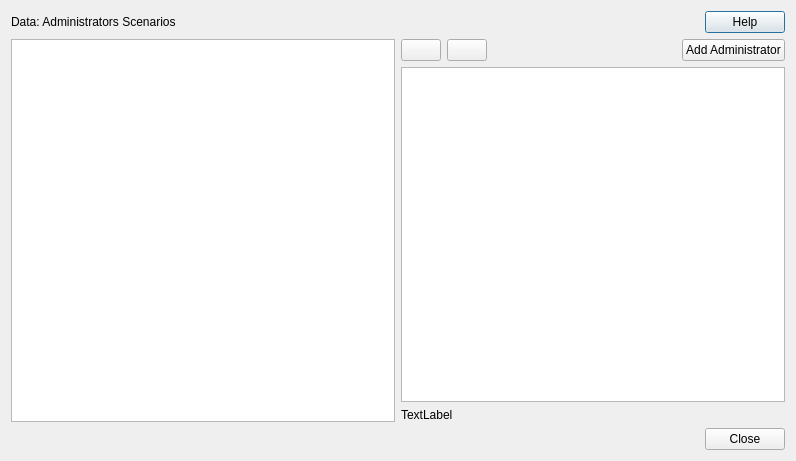
<?xml version="1.0" encoding="UTF-8"?>
<ui version="4.0">
 <class>Dialog</class>
 <widget class="QDialog" name="Dialog">
  <property name="geometry">
   <rect>
    <x>0</x>
    <y>0</y>
    <width>796</width>
    <height>461</height>
   </rect>
  </property>
  <property name="windowTitle">
   <string>Data | Administrators</string>
  </property>
  <layout class="QVBoxLayout" name="verticalLayout_4">
   <item>
    <layout class="QVBoxLayout" name="verticalLayout_3">
     <item>
      <layout class="QHBoxLayout" name="horizontalLayout">
       <item>
        <widget class="QLabel" name="label_title">
         <property name="text">
          <string>&lt;html&gt;&lt;head/&gt;&lt;body&gt;&lt;p&gt;&lt;span style=&quot; font-size:14pt;&quot;&gt;Data: &lt;/span&gt;&lt;span style=&quot; font-size:14pt; font-weight:600;&quot;&gt;Administrators&lt;/span&gt;&lt;/p&gt;&lt;p&gt;&lt;span style=&quot; font-style:italic;&quot;&gt;Scenarios&lt;/span&gt;&lt;/p&gt;&lt;/body&gt;&lt;/html&gt;</string>
         </property>
        </widget>
       </item>
       <item>
        <spacer name="horizontalSpacer">
         <property name="orientation">
          <enum>Qt::Horizontal</enum>
         </property>
         <property name="sizeHint" stdset="0">
          <size>
           <width>40</width>
           <height>20</height>
          </size>
         </property>
        </spacer>
       </item>
       <item>
        <widget class="QPushButton" name="btn_help">
         <property name="text">
          <string notr="true">Help</string>
         </property>
        </widget>
       </item>
      </layout>
     </item>
     <item>
      <layout class="QVBoxLayout" name="verticalLayout_2">
       <item>
        <layout class="QHBoxLayout" name="horizontalLayout_3">
         <item>
          <widget class="QTreeView" name="scenarios_tree"/>
         </item>
         <item>
          <layout class="QVBoxLayout" name="verticalLayout">
           <item>
            <layout class="QHBoxLayout" name="horizontalLayout_2">
             <item>
              <widget class="QPushButton" name="show_used">
               <property name="text">
                <string/>
               </property>
              </widget>
             </item>
             <item>
              <widget class="QPushButton" name="show_changed">
               <property name="text">
                <string/>
               </property>
              </widget>
             </item>
             <item>
              <spacer name="horizontalSpacer_3">
               <property name="orientation">
                <enum>Qt::Horizontal</enum>
               </property>
               <property name="sizeHint" stdset="0">
                <size>
                 <width>40</width>
                 <height>20</height>
                </size>
               </property>
              </spacer>
             </item>
             <item>
              <widget class="QPushButton" name="add_administrator_btn">
               <property name="text">
                <string>Add Administrator</string>
               </property>
               <property name="icon">
                <iconset>
                 <normaloff>icons/add-scenario.svg</normaloff>icons/add-scenario.svg</iconset>
               </property>
              </widget>
             </item>
            </layout>
           </item>
           <item>
            <widget class="QTreeView" name="administrators_tree"/>
           </item>
           <item>
            <widget class="QLabel" name="total_items_administrators">
             <property name="text">
              <string>TextLabel</string>
             </property>
            </widget>
           </item>
          </layout>
         </item>
        </layout>
       </item>
       <item>
        <layout class="QHBoxLayout" name="horizontalLayout_5">
         <item>
          <spacer name="horizontalSpacer_2">
           <property name="orientation">
            <enum>Qt::Horizontal</enum>
           </property>
           <property name="sizeHint" stdset="0">
            <size>
             <width>40</width>
             <height>20</height>
            </size>
           </property>
          </spacer>
         </item>
         <item>
          <widget class="QDialogButtonBox" name="buttonBox">
           <property name="sizePolicy">
            <sizepolicy hsizetype="Maximum" vsizetype="Fixed">
             <horstretch>0</horstretch>
             <verstretch>0</verstretch>
            </sizepolicy>
           </property>
           <property name="orientation">
            <enum>Qt::Horizontal</enum>
           </property>
           <property name="standardButtons">
            <set>QDialogButtonBox::Close</set>
           </property>
          </widget>
         </item>
        </layout>
       </item>
      </layout>
     </item>
    </layout>
   </item>
  </layout>
 </widget>
 <tabstops>
  <tabstop>btn_help</tabstop>
  <tabstop>scenarios_tree</tabstop>
 </tabstops>
 <resources/>
 <connections>
  <connection>
   <sender>buttonBox</sender>
   <signal>rejected()</signal>
   <receiver>Dialog</receiver>
   <slot>reject()</slot>
   <hints>
    <hint type="sourcelabel">
     <x>317</x>
     <y>496</y>
    </hint>
    <hint type="destinationlabel">
     <x>286</x>
     <y>274</y>
    </hint>
   </hints>
  </connection>
 </connections>
</ui>
